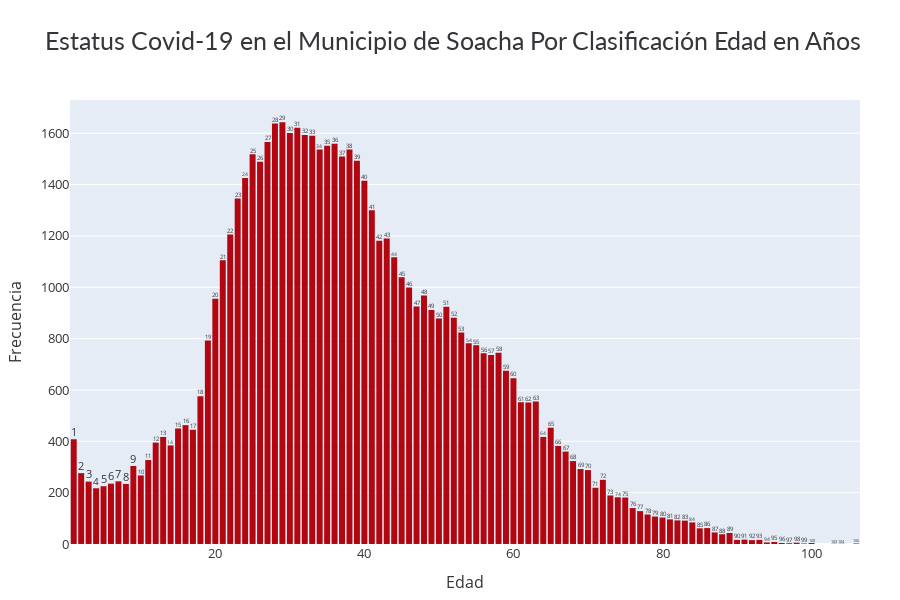

The code cell stored with this chart in its notebook:
### Code cell
# Grafica de barras para la variable Edad, pero filtrada por años.
fig_bars = px.bar(edadAgnos, x='Edad', y='Frecuencia', text='Edad',
                    title='Estatus Covid-19 en el Municipio de Soacha Por Clasificación Edad en Años',
                    color_discrete_sequence=['#b20710'])
fig_bars.update_traces(hovertemplate=None, marker=dict(line=dict(width=0)))
fig_bars.update_xaxes(visible=True)
fig_bars.update_yaxes(visible=True)
fig_bars.update_layout(height=600,
                            margin=dict(t=100, b=20, l=70, r=40),
                            hovermode='y unified',
                            title_font=dict(size=25, color='#35363a', family='Lato, sans-serif'),
                            font=dict(color='#35363a', size=13))

### Figure 1 — Plotly figure (JSON) as saved in the notebook; plotly's stock layout.template omitted (floating-point values rounded to 4 significant figures)
{"data": [{"alignmentgroup": "True", "legendgroup": "", "marker": {"color": "#b20710", "line": {"width": 0}, "pattern": {"shape": ""}}, "name": "", "offsetgroup": "", "orientation": "v", "showlegend": false, "text": [29, 28, 31, 30, 32, 33, 27, 36, 35, 38, 34, 25, 37, 39, 26, 24, 40, 23, 41, 22, 43, 42, 44, 21, 45, 46, 48, 20, 47, 51, 49, 52, 50, 53, 19, 54, 55, 58, 56, 57, 59, 60, 18, 63, 61, 62, 16, 65, 15, 17, 13, 64, 1, 12, 14, 66, 67, 11, 68, 9, 69, 70, 2, 10, 72, 7, 3, 6, 8, 5, 71, 4, 73, 74, 75, 76, 77, 78, 79, 80, 81, 82, 83, 84, 86, 85, 87, 89, 88, 91, 93, 90, 92, 95, 94, 98, 96, 100, 97, 99, 106, 103, 104], "textposition": "auto", "type": "bar", "x": [29, 28, 31, 30, 32, 33, 27, 36, 35, 38, 34, 25, 37, 39, 26, 24, 40, 23, 41, 22, 43, 42, 44, 21, 45, 46, 48, 20, 47, 51, 49, 52, 50, 53, 19, 54, 55, 58, 56, 57, 59, 60, 18, 63, 61, 62, 16, 65, 15, 17, 13, 64, 1, 12, 14, 66, 67, 11, 68, 9, 69, 70, 2, 10, 72, 7, 3, 6, 8, 5, 71, 4, 73, 74, 75, 76, 77, 78, 79, 80, 81, 82, 83, 84, 86, 85, 87, 89, 88, 91, 93, 90, 92, 95, 94, 98, 96, 100, 97, 99, 106, 103, 104], "xaxis": "x", "y": [1643, 1638, 1621, 1601, 1593, 1590, 1566, 1559, 1551, 1537, 1537, 1518, 1509, 1493, 1489, 1426, 1415, 1346, 1300, 1206, 1190, 1181, 1117, 1105, 1039, 999, 968, 955, 925, 924, 911, 881, 878, 824, 793, 782, 774, 745, 743, 736, 675, 646, 576, 555, 552, 551, 463, 453, 450, 445, 417, 417, 408, 395, 384, 382, 360, 327, 323, 304, 292, 288, 276, 267, 250, 244, 243, 235, 234, 225, 219, 217, 189, 182, 181, 140, 128, 115, 107, 103, 96, 92, 91, 84, 62, 61, 45, 43, 38, 17, 16, 16, 15, 8, 6, 5, 4, 4, 3, 2, 2, 1, 1], "yaxis": "y"}], "layout": {"barmode": "relative", "font": {"color": "#35363a", "size": 13}, "height": 600, "hovermode": "y unified", "legend": {"tracegroupgap": 0}, "margin": {"b": 20, "l": 70, "r": 40, "t": 100}, "title": {"font": {"color": "#35363a", "family": "Lato, sans-serif", "size": 25}, "text": "Estatus Covid-19 en el Municipio de Soacha Por Clasificación Edad en Años"}, "xaxis": {"anchor": "y", "domain": [0, 1], "title": {"text": "Edad"}, "visible": true}, "yaxis": {"anchor": "x", "domain": [0, 1], "title": {"text": "Frecuencia"}, "visible": true}}}
